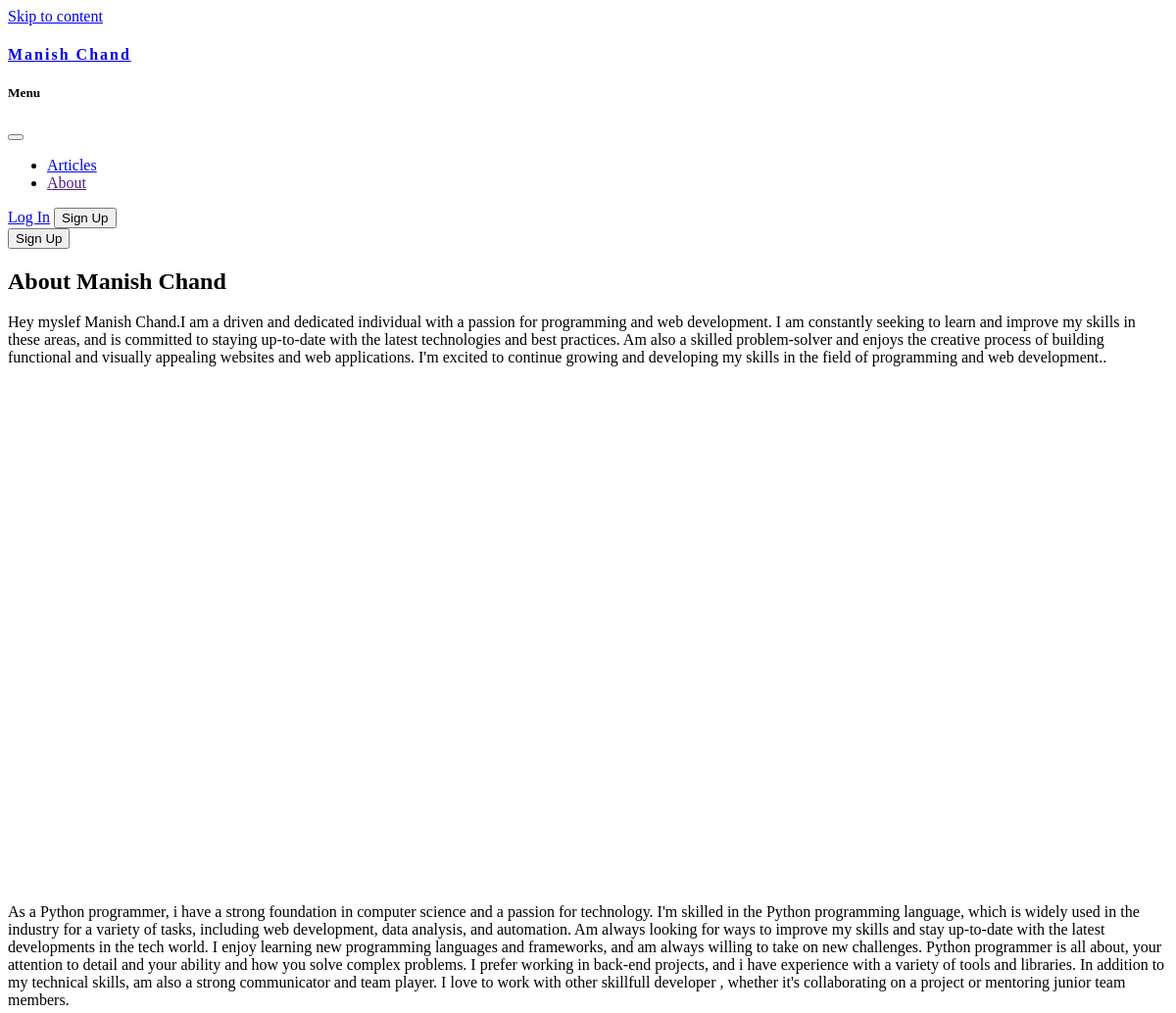
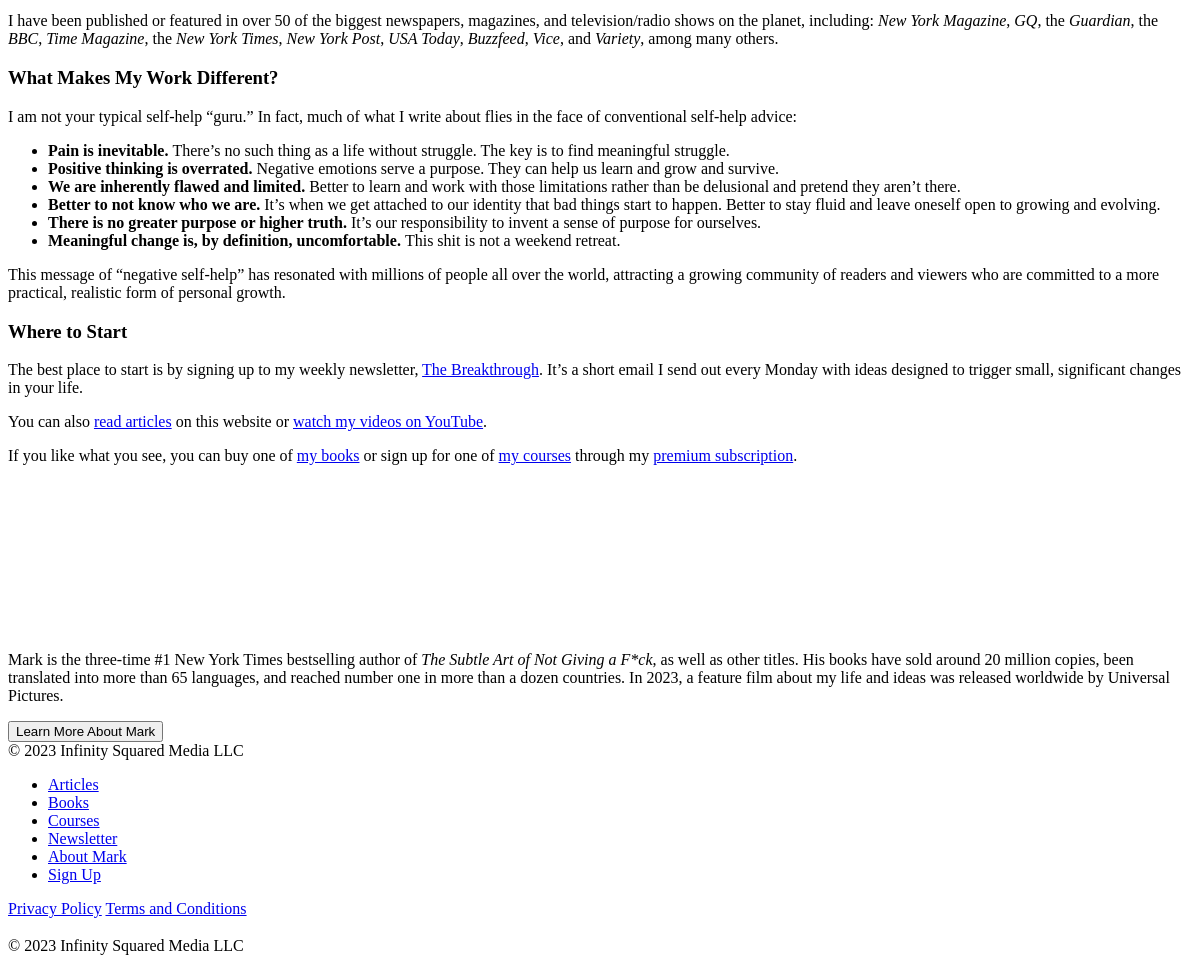
/about/22e4c753-f77b-43e4-9804-2f7dcde85164, run on the app's committed database (2 pictures, top to bottom).
### Article/models.py (models this page shows, shortened)
class Base_model(models.Model):
    uid = models.UUIDField(
        default=uuid.uuid4, editable=False, primary_key=True)
    created = models.DateTimeField(auto_now_add=True)
    updated = models.DateTimeField(auto_now=True)
    class Meta:
        abstract = True

class Author(Base_model):
    name = models.CharField(max_length=100)
    about = models.TextField(blank=True, null=True)
    image = models.ImageField(upload_to="author_image")
    paragraph1 = models.TextField(blank=True, null=True)
    paragraph2 = models.TextField(blank=True, null=True)
    facebook_link = models.URLField(blank=True, null=True)
    instagram_link = models.URLField(blank=True, null=True)
    twitter_link = models.URLField(blank=True, null=True)

### Article/views.py (the view)
# urls.py: path("about/<str:pk>", views.about, name="About"),
def about(request, pk):
    author = Author.objects.filter(uid=pk).first()
    context = {"author": author}
    return render(request, "about.html", context)

### templates/about.html (shortened to what this page needs)
{% extends 'base.html' %}
{% block content %}
<main id="primary" class="site-main site-main--page-with-hero">
    <article id="post-15944" class="post-15944 page type-page status-publish hentry">
        <div class="hero-section">
            <h1>About {{author.name}}</h1>		<p>{{author.about}}.</p>	</div>
        <div class="entry-content">
    <p><img decoding="async" src="{{author.image.url}}" alt="" width="768" height="512" class="aligncenter size-medium_large wp-image-395539" data-lazy-srcset="{{author.image.url}}" data-lazy-sizes="(max-width: 768px) 100vw, 768px" data-lazy-src="{{author.image.url}}" /></p>
    <p>{{author.paragraph1}}</p>
    <p>I have been published or featured in over 50 of the biggest newspapers, magazines, and television/radio shows on the planet, including: <em>New York Magazine</em>, <em>GQ</em>, the <em>Guardian</em>, the <em>BBC</em>, <em>Time Magazine</em>, the <em>New York Times</em>, <em>New York Post</em>, <em>USA Today</em>, <em>Buzzfeed</em>, <em>Vice</em>, and <em>Variety</em>, among many others.</p>
    <h3>What Makes My Work Different?</h3>
    <p>I am not your typical self-help “guru.” In fact, much of what I write about flies in the face of conventional self-help advice:</p>
    <ul>
    <li><strong>Pain is inevitable. </strong>There’s no such thing as a life without struggle. The key is to find meaningful struggle.</li>
    <li><strong>Positive thinking is overrated. </strong>Negative emotions serve a purpose. They can help us learn and grow and survive.</li>
    <li><strong>We are inherently flawed and limited. </strong>Better to learn and work with those limitations rather than be delusional and pretend they aren’t there.</li>
    <li><strong>Better to not know who we are. </strong>It&#8217;s when we get attached to our identity that bad things start to happen. Better to stay fluid and leave oneself open to growing and evolving.</li>
    <li><strong>There is no greater purpose or higher truth. </strong>It’s our responsibility to invent a sense of purpose for ourselves.</li>
    <li><strong>Meaningful change is, by definition, uncomfortable. </strong>This shit is not a weekend retreat.</li>
    </ul>
    <p>This message of &#8220;negative self-help&#8221; has resonated with millions of people all over the world, attracting a growing community of readers and viewers who are committed to a more practical, realistic form of personal growth.</p>
    <h3>Where to Start</h3>
    <p>The best place to start is by signing up to my weekly newsletter, <a href="https://markmanson.net/breakthrough">The Breakthrough</a>. It’s a short email I send out every Monday with ideas designed to trigger small, significant changes in your life.</p>
    <p>You can also <a href="https://markmanson.net/articles">read articles</a> on this website or <a href="https://www.youtube.com/@iammarkmanson">watch my videos on YouTube</a>.</p>
    <p>If you like what you see, you can buy one of <a href="https://markmanson.net/books">my books</a> or sign up for one of <a href="https://markmanson.net/courses">my courses</a> through my <a href="https://markmanson.net/subscribe">premium subscription</a>.</p>
        </div>
    </article>
        </main>
{% endblock %}

### templates/base.html (style rules this page uses)
body { --wp--preset--color--black: #000000;--wp--preset--color--cyan-bluish-gray: #abb8c3;--wp--preset--color--white: #ffffff;--wp--preset--color--pale-pink: #f78da7;--wp--preset--color--vivid-red: #cf2e2e;--wp--preset--color--luminous-vivid-orange: #ff6900;--wp--preset--color--luminous-vivid-amber: #fcb900;--wp--preset--color--light-green-cyan: #7bdcb5;--wp--preset--color--vivid-green-cyan: #00d084;--wp--preset--color--pale-cyan-blue: #8ed1fc;--wp--preset--color--vivid-cyan-blue: #0693e3;--wp--preset--color--vivid-purple: #9b51e0;--wp--preset--gradient--vivid-cyan-blue-to-vivid-purple: linear-gradient(135deg,rgba(6,147,227,1) 0%,rgb(155,81,224) 100%);--wp--preset--gradient--light-green-cyan-to-vivid-green-cyan: linear-gradient(135deg,rgb(122,220,180) 0%,rgb(0,208,130) 100%);--wp--preset--gradient--luminous-vivid-amber-to-luminous-vivid-orange: linear-gradient(135deg,rgba(252,185,0,1) 0%,rgba(255,105,0,1) 100%);--wp--preset--gradient--luminous-vivid-orange-to-vivid-red: linear-gradient(135deg,rgba(255,105,0,1) 0%,rgb(207,46,46) 100%);--wp--preset--gradient--very-light-gray-to-cyan-bluish-gray: linear-gradient(135deg,rgb(238,238,238) 0%,rgb(169,184,195) 100%);--wp--preset--gradient--cool-to-warm-spectrum: linear-gradient(135deg,rgb(74,234,220) 0%,rgb(151,120,209) 20%,rgb(207,42,186) 40%,rgb(238,44,130) 60%,rgb(251,105,98) 80%,rgb(254,248,76) 100%);--wp--preset--gradient--blush-light-purple: linear-gradient(135deg,rgb(255,206,236) 0%,rgb(152,150,240) 100%);--wp--preset--gradient--blush-bordeaux: linear-gradient(135deg,rgb(254,205,165) 0%,rgb(254,45,45) 50%,rgb(107,0,62) 100%);--wp--preset--gradient--luminous-dusk: linear-gradient(135deg,rgb(255,203,112) 0%,rgb(199,81,192) 50%,rgb(65,88,208) 100%);--wp--preset--gradient--pale-ocean: linear-gradient(135deg,rgb(255,245,203) 0%,rgb(182,227,212) 50%,rgb(51,167,181) 100%);--wp--preset--gradient--electric-grass: linear-gradient(135deg,rgb(202,248,128) 0%,rgb(113,206,126) 100%);--wp--preset--gradient--midnight: linear-gradient(135deg,rgb(2,3,129) 0%,rgb(40,116,252) 100%);--wp--preset--duotone--dark-grayscale: url('#wp-duotone-dark-grayscale');--wp--preset--duotone--grayscale: url('#wp-duotone-grayscale');--wp--preset--duotone--purple-yellow: url('#wp-duotone-purple-yellow');--wp--preset--duotone--blue-red: url('#wp-duotone-blue-red');--wp--preset--duotone--midnight: url('#wp-duotone-midnight');--wp--preset--duotone--magenta-yellow: url('#wp-duotone-magenta-yellow');--wp--preset--duotone--purple-green: url('#wp-duotone-purple-green');--wp--preset--duotone--blue-orange: url('#wp-duotone-blue-orange');--wp--preset--font-size--small: 13px;--wp--preset--font-size--medium: 20px;--wp--preset--font-size--large: 36px;--wp--preset--font-size--x-large: 42px;--wp--preset--spacing--20: 0.44rem;--wp--preset--spacing--30: 0.67rem;--wp--preset--spacing--40: 1rem;--wp--preset--spacing--50: 1.5rem;--wp--preset--spacing--60: 2.25rem;--wp--preset--spacing--70: 3.38rem;--wp--preset--spacing--80: 5.06rem; }

### data on the page
Author: name "Manish Chand", about "Hey myslef Manish Chand.I am a driven and dedicated individual with a passion for programming and web development. I am constantly seeking to learn and improve my skills in these areas, and is committed to staying up-to-date with the latest technologies and best practices. Am also a skilled problem-solver and enjoys the creative process of building functional and visually appealing websites and web applications. I'm excited to continue growing and developing my skills in the field of programming and web development.", image (picture), paragraph1 "As a Python programmer, i have a strong foundation in computer science and a passion for technology. I'm skilled in the Python programming language, which is widely used in the industry for a variety of tasks, including web development, data analysis, and automation. Am always looking for ways to improve my skills and stay up-to-date with the latest developments in the tech world. I enjoy learning new programming languages and frameworks, and am always willing to take on new challenges. Python programmer is all about, your attention to detail and your ability and how you solve complex problems. I prefer working in back-end projects, and i have experience with a variety of tools and…"
